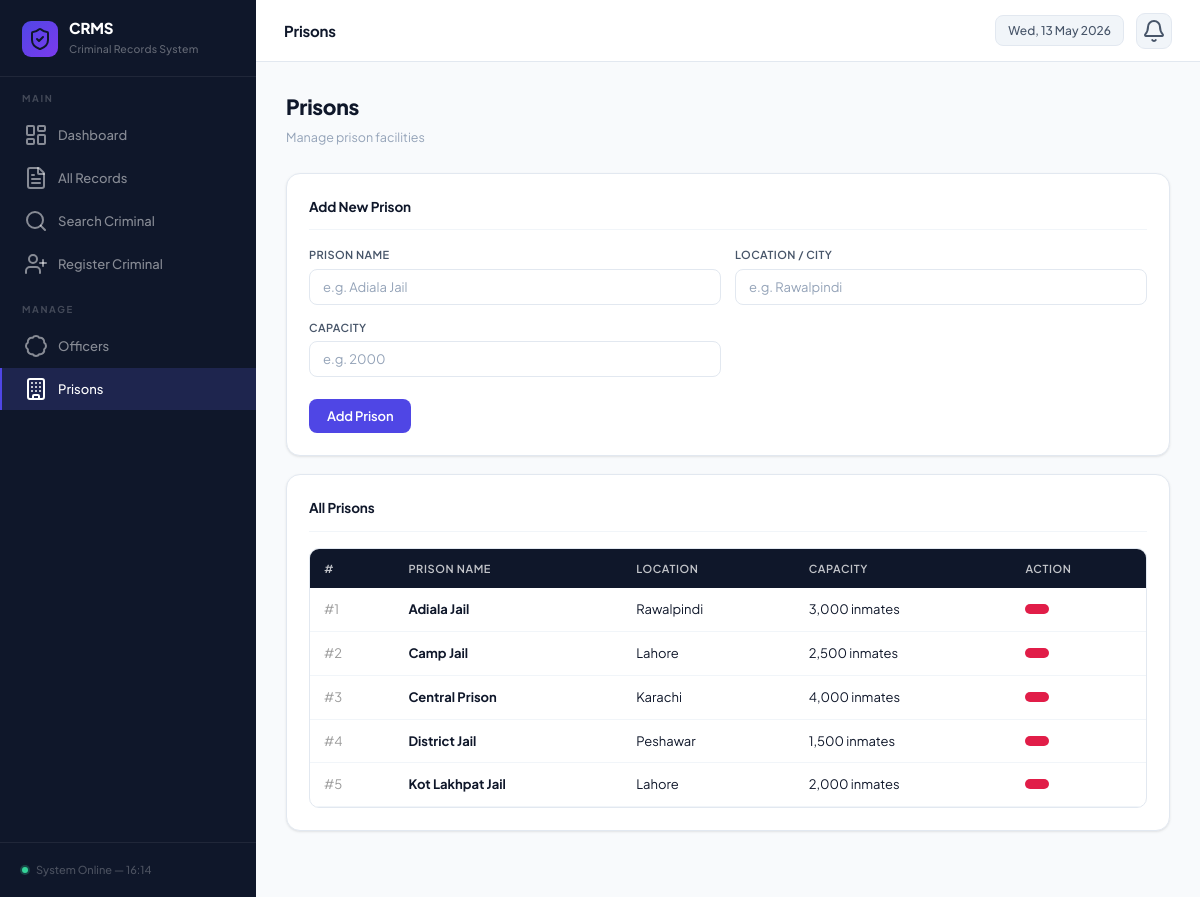
The app's page /prisons.php with its own data.
### tables this page shows
CREATE TABLE Prison (
    prison_id   INT AUTO_INCREMENT PRIMARY KEY,
    prison_name VARCHAR(100),
    location    VARCHAR(200),
    capacity    INT
);

### prisons.php (the view, shortened to what this page needs)
<?php
include 'db.php'; $pageTitle = 'Prisons';
include 'header.php';
?>
<div class="page-hdr"><div><h2> Prisons</h2><p>Manage prison facilities</p></div></div>
<div class="card">
 <div class="card-title"> Add New Prison</div>
 <form method="POST">
 <div class="form-grid">
 <div class="form-group"><label>Prison Name</label><input type="text" name="prison_name" required placeholder="e.g. Adiala Jail"></div>
 <div class="form-group"><label>Location / City</label><input type="text" name="location" placeholder="e.g. Rawalpindi"></div>
 <div class="form-group"><label>Capacity</label><input type="number" name="capacity" placeholder="e.g. 2000"></div>
 </div>
 <br><button type="submit" class="btn btn-primary"> Add Prison</button>
 </form>
</div>
<div class="card">
 <div class="card-title">All Prisons</div>
 <div class="tbl-wrap"><table>
 <thead><tr><th>#</th><th>Prison Name</th><th>Location</th><th>Capacity</th><th>Action</th></tr></thead>
 <tbody>
 <?php $res=mysqli_query($conn,"SELECT * FROM Prison ORDER BY prison_name");
 while($r=mysqli_fetch_assoc($res)): ?>
 <tr>
 <td style="color:#999;">#<?=$r['prison_id']?></td>
 <td><strong><?=$r['prison_name']?></strong></td>
 <td><?=$r['location']?></td>
 <td><?=number_format($r['capacity'])?> inmates</td>
 <td><a href="?delete=<?=$r['prison_id']?>" class="btn btn-danger btn-sm" onclick="return confirm('Delete?')"></a></td>
 </tr>
 <?php endwhile; ?>
 </tbody>
 </table></div>
</div>
<?php include 'footer.php'; ?>

### header.php (style rules this page uses)
:root { --bg: #f8fafc; --surface: #ffffff; --surface-alt: #f1f5f9; --sidebar-bg: #0f172a; --sidebar-hover: rgba(255,255,255,.06); --sidebar-act: rgba(99,102,241,.18); --indigo: #4f46e5; --indigo-lt: #eef2ff; --indigo-dk: #4338ca; --sky: #0284c7; --sky-lt: #f0f9ff; --emerald: #059669; --emerald-lt: #ecfdf5; --amber: #d97706; --amber-lt: #fffbeb; --rose: #e11d48; --rose-lt: #fff1f2; --violet: #7c3aed; --violet-lt: #f5f3ff; --txt: #0f172a; --txt-mid: #475569; --txt-soft: #94a3b8; --border: #e2e8f0; --border-lt: #f1f5f9; --shadow-xs: 0 1px 2px rgba(0,0,0,.05); --shadow-sm: 0 1px 3px rgba(0,0,0,.07), 0 1px 2px rgba(0,0,0,.04); --shadow: 0 4px 6px -1px rgba(0,0,0,.07), 0 2px 4px -2px rgba(0,0,0,.04); --shadow-md: 0 10px 15px -3px rgba(0,0,0,.07), 0 4px 6px -4px rgba(0,0,0,.04); --shadow-lg: 0 20px 25px -5px rgba(0,0,0,.08), 0 8px 10px -6px rgba(0,0,0,.04); --radius: 10px; --radius-lg: 14px; --radius-xl: 18px; --sw: 256px; --th: 62px; --trans: all .18s cubic-bezier(.4,0,.2,1); }
*, *::before, *::after { margin:0; padding:0; box-sizing:border-box; }
html { scroll-behavior:smooth; }
body { font-family:'Plus Jakarta Sans', system-ui, sans-serif; background:var(--bg); color:var(--txt); font-size:13.5px; line-height:1.6; -webkit-font-smoothing:antialiased; }
.page-hdr { display:flex; justify-content:space-between; align-items:center; margin-bottom:26px; }
.page-hdr h2 { font-size:21px; font-weight:800; color:var(--txt); letter-spacing:-.3px; }
.page-hdr p { font-size:12.5px; color:var(--txt-soft); margin-top:3px; }
.card { background:var(--surface); border:1px solid var(--border); border-radius:var(--radius-lg); padding:22px; margin-bottom:18px; box-shadow:var(--shadow-sm); transition:var(--trans); }
.card-title { font-size:13.5px; font-weight:700; color:var(--txt); margin-bottom:16px; padding-bottom:12px; border-bottom:1px solid var(--border-lt); display:flex; align-items:center; gap:8px; letter-spacing:-.1px; }
.btn { display:inline-flex; align-items:center; gap:6px; padding:9px 18px; border:none; border-radius:8px; font-family:inherit; font-size:13px; font-weight:600; cursor:pointer; text-decoration:none; transition:var(--trans); letter-spacing:-.1px; white-space:nowrap; }
.btn-primary { background:var(--indigo); color:#fff; }
.btn-danger { background:var(--rose); color:#fff; }
.btn-sm { padding:5px 12px; font-size:12px; border-radius:6px; }
.tbl-wrap { overflow-x:auto; border-radius:var(--radius); overflow:hidden; border:1px solid var(--border); }
table { width:100%; border-collapse:collapse; }
thead tr { background:var(--sidebar-bg); }
thead th { padding:11px 14px; text-align:left; font-size:11px; font-weight:600; letter-spacing:.6px; text-transform:uppercase; color:rgba(255,255,255,.75); white-space:nowrap; }
tbody tr { border-bottom:1px solid var(--border-lt); transition:var(--trans); }
tbody td { padding:11px 14px; vertical-align:middle; font-size:13px; }
.form-grid { display:grid; grid-template-columns:1fr 1fr; gap:14px; }
.form-group { display:flex; flex-direction:column; gap:5px; }
label { font-size:11px; font-weight:600; color:var(--txt-mid); text-transform:uppercase; letter-spacing:.4px; }
input,select,textarea { padding:9px 13px; border:1px solid var(--border); border-radius:8px; font-size:13px; font-family:inherit; color:var(--txt); background:var(--surface); outline:none; transition:var(--trans); width:100%; }
input::placeholder,textarea::placeholder { color:var(--txt-soft); }

### records on screen
prison: prison_id "1", prison_name "Adiala Jail", location "Rawalpindi", capacity "3,000"
prison: prison_id "2", prison_name "Camp Jail", location "Lahore", capacity "2,500"
prison: prison_id "3", prison_name "Central Prison", location "Karachi", capacity "4,000"
prison: prison_id "4", prison_name "District Jail", location "Peshawar", capacity "1,500"
prison: prison_id "5", prison_name "Kot Lakhpat Jail", location "Lahore", capacity "2,000"

### other values on screen
$pageTitle "Prisons"
